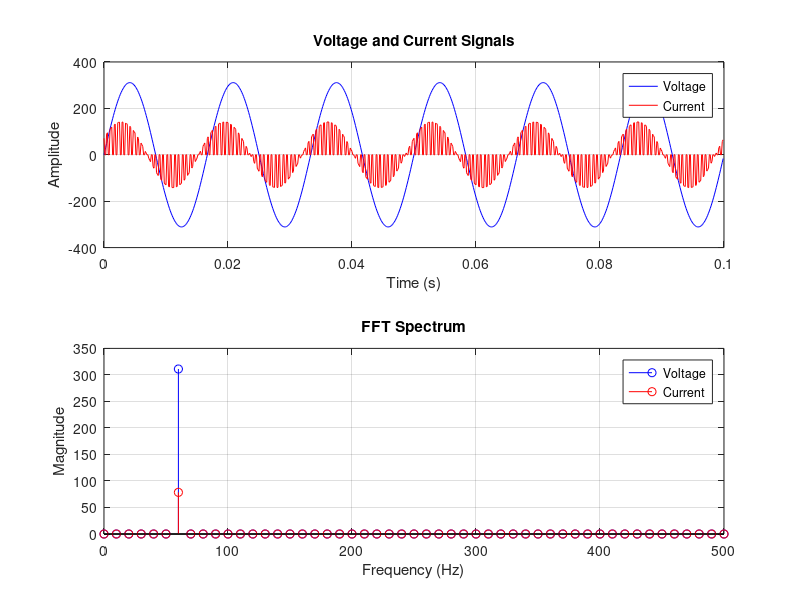

Write MATLAB code to recreate this figure.
clear; clc; close all;

%% --- Parameters ---
fs = 7200;             % Sampling frequency (Hz)
f_signal = 60;         % Fundamental frequency (Hz)
N = 720;              % FFT size (power of 2)
t = (0:N-1)/fs;        % Time vector

%% --- Generate signals ---
V_amp = 220 * sqrt(2);     % Peak voltage (for 220 Vrms)
I_amp = 100 * sqrt(2);     % Peak current (for 100 Arms)
phi = deg2rad(-30.1234);         % Current lags voltage by 30 degrees

v = V_amp * sin(2*pi*f_signal*t);
%i = I_amp * sin(2*pi*f_signal*t - phi);
i_pure = I_amp * sin(2*pi*f_signal*t - phi);

% Generate PWM waveform
f_pwm = 20e3;                 % PWM frequency
pwm_carrier = square(2*pi*f_pwm*t, 50);   % 50% duty PWM: +1 / -1
pwm_carrier = (pwm_carrier + 1) / 2;  % Convert from [-1,1] → [0,1]

% Apply PWM to current
i = i_pure .* pwm_carrier;   % Modulated current


%% --- Remove DC offset (important for real-world data) ---
v = v - mean(v);
i = i - mean(i);

%% --- Apply FFT ---
V_fft = fft(v) / N;
I_fft = fft(i) / N;

%% --- Compute single-sided spectra ---
V_mag = 2 * abs(V_fft(1:N/2+1));
I_mag = 2 * abs(I_fft(1:N/2+1));
V_phase = angle(V_fft(1:N/2+1));
I_phase = angle(I_fft(1:N/2+1));
f = (0:N/2) * fs / N;

%% --- Find fundamental bin (50 Hz) ---
[~, k_fund] = min(abs(f - f_signal));

%% --- Calculate phase shift ---
phase_v = V_phase(k_fund);
phase_i = I_phase(k_fund);
phase_diff = phase_v - phase_i;       % raw difference (radians)
phase_shift = rad2deg(mod(phase_diff + pi, 2*pi) - pi); % in degrees, normalize to [-pi, pi]


%% --- Display result ---
fprintf("Fundamental frequency: %.2f Hz\n", f(k_fund));
fprintf("Phase(V) = %.4f rad (%.2f°)\n", phase_v, rad2deg(phase_v));
fprintf("Phase(I) = %.4f rad (%.2f°)\n", phase_i, rad2deg(phase_i));
fprintf("Phase Shift (V - I) = %.4f rad (%.4f°)\n", ...
        phase_v - phase_i, phase_shift);

%% --- Plot (optional) ---
figure;
subplot(2,1,1);
plot(t, v, 'b', t, i, 'r');
legend('Voltage','Current');
xlabel('Time (s)');
ylabel('Amplitude');
title('Voltage and Current Signals');
grid on;

subplot(2,1,2);
stem(f, V_mag, 'b'); hold on;
stem(f, I_mag, 'r');
xlim([0 500]);
xlabel('Frequency (Hz)');
ylabel('Magnitude');
legend('Voltage','Current');
title('FFT Spectrum');
grid on;
